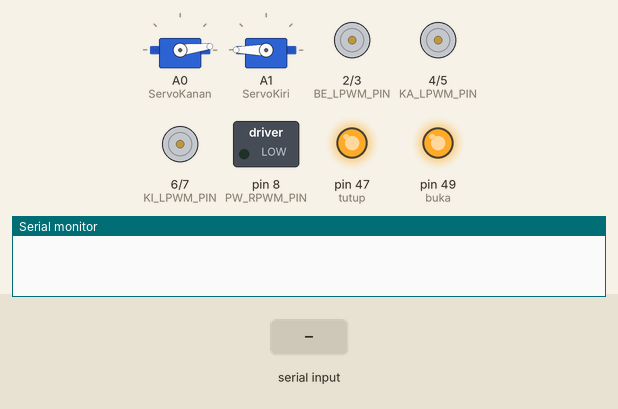
Bench run of a sketch on a simulated Arduino Mega 2560, built with avr-gcc and run on an emulated ATmega2560. Shown: 2 × servo, motor-driver pin pairs drawn as motors (green arrow = first pin HIGH = forward, orange = second pin HIGH = backward, longer = more drive, scaled by the enable pin), switched loads named in the sketch (green lamp = pin HIGH), output pins drawn as LEDs (lit = HIGH), the last lines printed to the serial monitor. The inputs (shaded band) are chosen by the test bench.

Above: at 1.2 s.
1.3 s: "K" received over the second serial link
At 1.45 s:
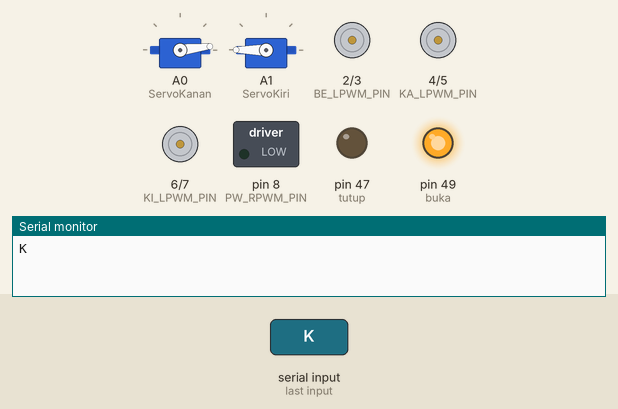
4.3 s: "A" received over the second serial link
At 5.2 s:
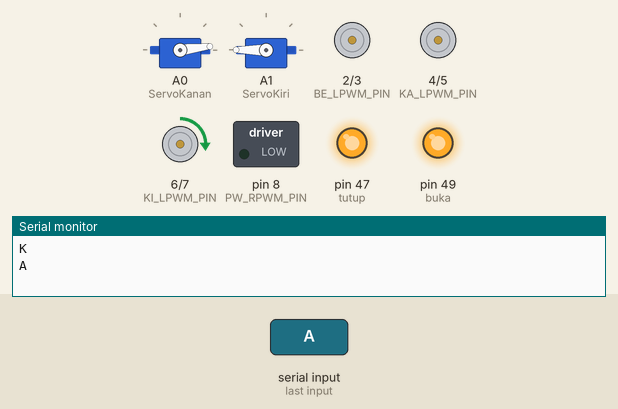
5.8 s: "B" received over the second serial link
At 6.3 s:
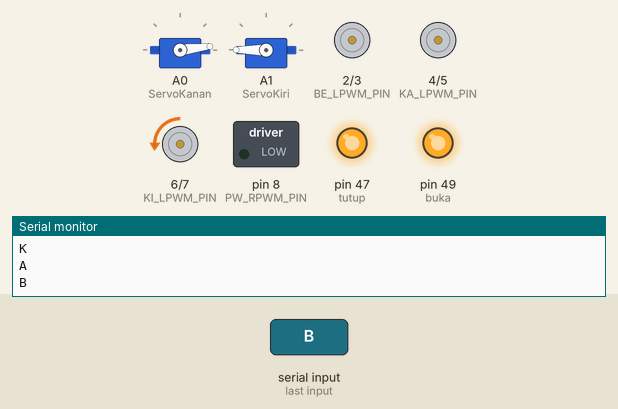
7.3 s: "E" received over the second serial link
At 8.5 s:
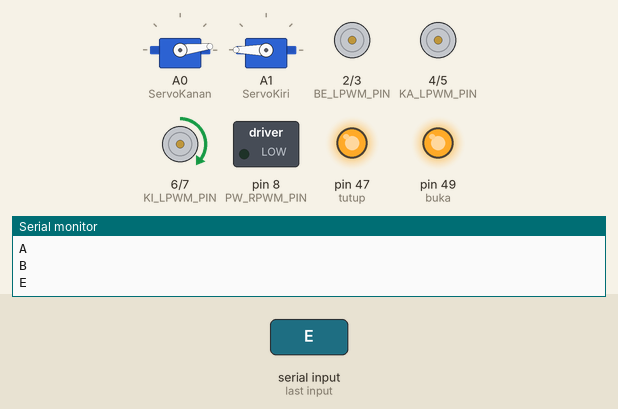
8.8 s: "F" received over the second serial link
At 9.8 s:
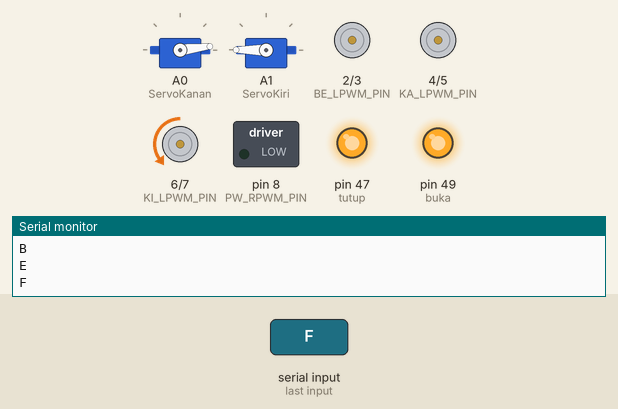
10.3 s: "G" received over the second serial link
At 11.0 s:
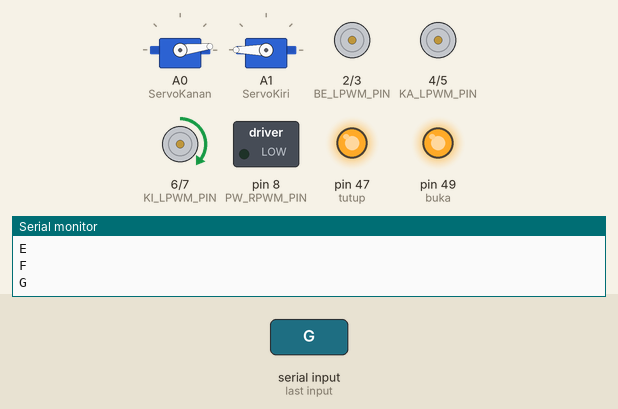
Timing chart, 0 to 12.8 s (numbered marks = the images above; inputs shaded):
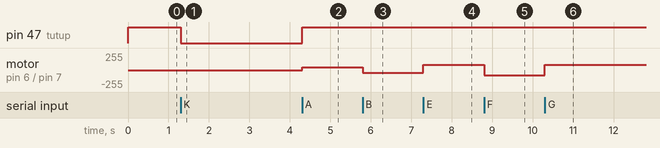

The sketch:

Slave.ino
```cpp
/* SLAVE */
/*
   Servo Dan Motor (kecuali Pelontar)
*/

#include <Servo.h>
Servo ServoKanan;
Servo ServoKiri;

#define ENC_BE_CHA    33
#define ENC_BE_CHB    31
#define ENC_KA_CHA    29
#define ENC_KA_CHB    27
#define ENC_KI_CHA    25
#define ENC_KI_CHB    23

#define BE_RPWM_PIN   3
#define BE_LPWM_PIN   2
#define KA_RPWM_PIN   5
#define KA_LPWM_PIN   4
#define KI_RPWM_PIN   7
#define KI_LPWM_PIN   6

#define PW_RPWM_PIN   8
#define PW_LPWM_PIN   9

#define Ca_RPWM_PIN   11
#define Ca_LPWM_PIN   10


#define buka 49
#define tutup 47

struct COM
{
  char data = 'Z';
} Master, joyStick;

bool ON = LOW;
bool OFF = HIGH;

void LogData()
{
  if (Serial3.available())
  {
    Master.data = Serial3.read();
    Serial.println(Master.data);
  }
}
void Ctrlmanual() {
  LogData();
  if (Master.data == 'Z') {
    STOP();
  }
  if (Master.data == 'A') {
    PutarKanan(40);
  }
  if (Master.data == 'B') {
    PutarKiri(40);
  }
  if (Master.data == 'E') {
    Maju(80);
  }
  if (Master.data == 'F') {
    Mundur(80);
  }
  if (Master.data == 'G') {
    Kanan(60);
  }
  if (Master.data == 'H') {
    Kiri(60);
  }

  if (Master.data == 'K') {
    digitalWrite(tutup, ON);
    delay(300);
    digitalWrite(tutup, OFF);
  }
  if (Master.data == 'L') {
    digitalWrite(buka, ON);
    delay(300);
    digitalWrite(buka, OFF);
  }


  if (Master.data == 'C') {
    CptKan(150);
  }  if (Master.data == 'D') {
    CptKir(150);
  }

  if (Master.data == 'P') {
    PW_TURUN(200);
  }  if (Master.data == 'Q') {
    PW_NAIK( 200);
  }

  if (Master.data == 'M') {
    servo(90, 97);
  }  if (Master.data == 'N') {
    servo(180, 7);
  }
}


void setup() {
  Serial3.begin(9600);
  Serial.begin(9600);
  iniit();
  digitalWrite(buka, OFF);
  digitalWrite(tutup, OFF);
}

void loop() {
  // LogData();
  // trialPwm(60);
  Ctrlmanual();
  // trialServo(90);
  // servo(90,93);
}
```

DIR.ino
```cpp
void servo(int pos,int pos1) {
  ServoKanan.write(pos1);
  ServoKiri.write(pos);
}

void CptKan(int pwm) {
  digitalWrite(Ca_LPWM_PIN, LOW);
  analogWrite(Ca_RPWM_PIN, pwm);
}

void CptKir(int pwm) {
  digitalWrite(Ca_RPWM_PIN, LOW);
  analogWrite(Ca_LPWM_PIN, pwm);
}

void PW_TURUN(int pwm) {
  digitalWrite(PW_LPWM_PIN, LOW);
  analogWrite(PW_RPWM_PIN, pwm);
}

void PW_NAIK(int pwm) {
  digitalWrite(PW_RPWM_PIN, LOW);
  analogWrite(PW_LPWM_PIN, pwm);
}


void STOP() {
  digitalWrite(BE_LPWM_PIN, LOW);
  digitalWrite(BE_RPWM_PIN, LOW);
  digitalWrite(KA_LPWM_PIN, LOW);
  digitalWrite(KA_RPWM_PIN, LOW);
  digitalWrite(KI_LPWM_PIN, LOW);
  digitalWrite(KI_RPWM_PIN, LOW);
  digitalWrite(PW_RPWM_PIN, LOW);
  analogWrite(PW_LPWM_PIN, LOW);
  digitalWrite(Ca_RPWM_PIN, LOW);
  analogWrite(Ca_LPWM_PIN, LOW);
}

void PutarKanan(int Pwm) {
  digitalWrite(BE_RPWM_PIN, LOW);
  analogWrite(BE_LPWM_PIN, Pwm);
  digitalWrite(KA_RPWM_PIN, LOW);
  analogWrite(KA_LPWM_PIN, Pwm);
  digitalWrite(KI_RPWM_PIN, LOW);
  analogWrite(KI_LPWM_PIN, Pwm);
}

void PutarKiri(int Pwm) {
  digitalWrite(BE_LPWM_PIN, LOW);
  analogWrite(BE_RPWM_PIN, Pwm);
  digitalWrite(KA_LPWM_PIN, LOW);
  analogWrite(KA_RPWM_PIN, Pwm);
  digitalWrite(KI_LPWM_PIN, LOW);
  analogWrite(KI_RPWM_PIN, Pwm);
}


void Mundur(int Pwm) {
  digitalWrite(BE_LPWM_PIN, LOW);
  analogWrite(BE_RPWM_PIN, LOW);
  digitalWrite(KA_RPWM_PIN, LOW);
  analogWrite(KA_LPWM_PIN, Pwm);
  digitalWrite(KI_LPWM_PIN, LOW);
  analogWrite(KI_RPWM_PIN, Pwm);
}
void Maju(int Pwm) {
  digitalWrite(BE_RPWM_PIN, LOW);
  analogWrite(BE_LPWM_PIN, LOW);
  digitalWrite(KA_LPWM_PIN, LOW);
  analogWrite(KA_RPWM_PIN, Pwm);
  digitalWrite(KI_RPWM_PIN, LOW);
  analogWrite(KI_LPWM_PIN, Pwm);
}
void Kanan(int Pwm) {
  digitalWrite(BE_LPWM_PIN, LOW);
  analogWrite(BE_RPWM_PIN, Pwm*2);
  digitalWrite(KA_RPWM_PIN, LOW);
  analogWrite(KA_LPWM_PIN, Pwm );
  digitalWrite(KI_RPWM_PIN, LOW);
  analogWrite(KI_LPWM_PIN, Pwm);
}
void Kiri(int Pwm) {
  digitalWrite(BE_RPWM_PIN, LOW);
  analogWrite(BE_LPWM_PIN, Pwm*2);
  digitalWrite(KA_LPWM_PIN, LOW);
  analogWrite(KA_RPWM_PIN, Pwm);
  digitalWrite(KI_LPWM_PIN, LOW);
  analogWrite(KI_RPWM_PIN, Pwm);
}
```

INIT.ino
```cpp
void iniit() {
  /* Motor */
  pinMode(BE_RPWM_PIN, OUTPUT);
  pinMode(BE_LPWM_PIN, OUTPUT);
  pinMode(KA_RPWM_PIN, OUTPUT);
  pinMode(KA_LPWM_PIN, OUTPUT);
  pinMode(KI_RPWM_PIN, OUTPUT);
  pinMode(KI_LPWM_PIN, OUTPUT);

  pinMode(PW_RPWM_PIN, OUTPUT);
  pinMode(PW_LPWM_PIN, OUTPUT);

  ServoKanan.attach(A0);
  ServoKiri.attach(A1);

  ServoKanan.write(7);
  ServoKiri.write(180);

  pinMode(tutup, OUTPUT);
  pinMode(buka, OUTPUT);
}
```

TRIAL.ino
```cpp
void trialPwm(int Speed) {

  analogWrite(BE_RPWM_PIN,  Speed);
  digitalWrite(BE_LPWM_PIN, LOW);
  analogWrite(KA_RPWM_PIN,  Speed);
  digitalWrite(KA_LPWM_PIN, LOW);
  analogWrite(KI_RPWM_PIN,  Speed);
  digitalWrite(KI_LPWM_PIN, LOW);
  analogWrite(PW_RPWM_PIN,  Speed);
  digitalWrite(PW_LPWM_PIN, LOW);
  analogWrite(Ca_RPWM_PIN,  Speed);
  digitalWrite(Ca_LPWM_PIN, LOW);
  delay(1000);
  analogWrite(BE_LPWM_PIN,  Speed);
  digitalWrite(BE_RPWM_PIN, LOW);
  analogWrite(KA_LPWM_PIN,  Speed);
  digitalWrite(KA_RPWM_PIN, LOW);
  analogWrite(KI_LPWM_PIN,  Speed);
  digitalWrite(KI_RPWM_PIN, LOW);
  analogWrite(PW_LPWM_PIN,  Speed);
  digitalWrite(PW_RPWM_PIN, LOW);
  analogWrite(Ca_LPWM_PIN,  Speed);
  digitalWrite(Ca_RPWM_PIN, LOW);
  delay(1000);
}


void trialServo() {
  servo(0,0);
  delay(500);
  servo(90,90);
  delay(500);
}
```

Measured:
- after the input at 1.3 s, pin 47 (tutup): HIGH → LOW at once
- after the input at 4.3 s, pin 47 (tutup): LOW → HIGH at once; motor on pin 6 (KI_LPWM_PIN) / pin 7 (KI_RPWM_PIN): stopped → forward 40/255 at once
- after the input at 5.8 s, motor on pin 6 (KI_LPWM_PIN) / pin 7 (KI_RPWM_PIN): forward 40/255 → backward 40/255 at once
- after the input at 7.3 s, motor on pin 6 (KI_LPWM_PIN) / pin 7 (KI_RPWM_PIN): backward 40/255 → forward 80/255 at once
- after the input at 8.8 s, motor on pin 6 (KI_LPWM_PIN) / pin 7 (KI_RPWM_PIN): forward 80/255 → backward 80/255 at once
- after the input at 10.3 s, motor on pin 6 (KI_LPWM_PIN) / pin 7 (KI_RPWM_PIN): backward 80/255 → forward 80/255 at once
